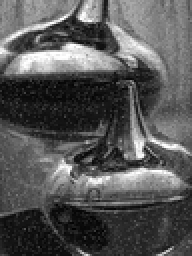
%> input picture images/pap.png, 96 x 128 px, shrunk from 320 x 428 before the run (shown 2 times larger)
$ octave MinShow.m   (GNU Octave 9; MATLAB toolbox functions it lacks are replaced by stand-ins)
%> lines starting %> are read from the running program, lines starting %| are printed output that depends on the picture
### pgms/MinFilter.m
function [M] = MinFilter(I,str)
if length(size(I)) == 3
    I=rgb2gray(I);
end

[row,col] = size(I);
M=zeros(row,col);


for x=2:row-1
    for y=2:col-1
        M2=[];
        for i=-1:1
            for j=-1:1
                a=I(x+i,y+j);
                M2=[M2 a];
            end
        end
        if strcmp(str,'Min')
            a=min(M2);
        end

        if strcmp(str,'Max')
            a=max(M2);
        end

        if strcmp(str,'Median')
            a=median(M2);
        end
        M(x,y)=a;
    end
end
M=uint8(M);

### pgms/WeightedMedian.m
function [W] = WeightedMedian(I,H)
if length(size(I)) == 3
    I=rgb2gray(I);
end

[row,col] = size(I);
W=zeros(row,col);


for x=2:row-1
    for y=2:col-1
        M2=[];
        for i=-1:1
            for j=-1:1
                a=I(x+i,y+j);
                p=H(i+2,j+2);
                for k=1:p
                    M2=[M2 a];
                end
            end
        end
        a=median(M2);
        W(x,y)=a;
    end
end
W=uint8(W);

### pgms/MinShow.m
I=imread('./../images/pap.png');
%> I is the input picture: size 128x96 uint8; min 0, max 255, mean 86.8
H=[1 2 1; 2 3 2; 1 2 1];

Min=MinFilter(I,'Min');
%> after the loop in MinFilter, `for x=2:row-1`:
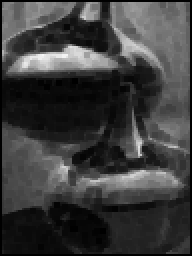
%> M: size 128x96 double (shown 2 times larger); min 0, max 246, mean 61
Max=MinFilter(I,'Max');
%> call 2 of MinFilter, with str = 'Max'
%> after the loop in MinFilter (call 2), `for x=2:row-1`:
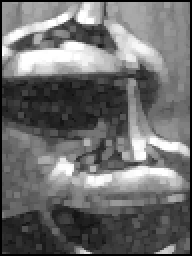
%> M: size 128x96 double (shown 2 times larger); min 0, max 255, mean 109.7
Median=MinFilter(I,'Median');
%> call 3 of MinFilter, with str = 'Median'
%> after the loop in MinFilter (call 3), `for x=2:row-1`:
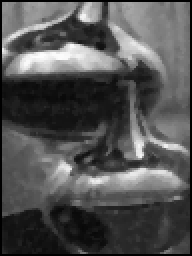
%> M: size 128x96 double (shown 2 times larger); min 0, max 253, mean 82.6
Weighted=WeightedMedian(I,H);

subplot(1,5,1);imshow(I);title('Original Image');
subplot(1,5,2);imshow(Min);title('Maximum Filtered Image');
subplot(1,5,3);imshow(Max);title('Minimum Filtered Image');
subplot(1,5,4);imshow(Median);title('Median Filtered Image');
subplot(1,5,5);imshow(Weighted);title('Weighted Median Filtered Image');
